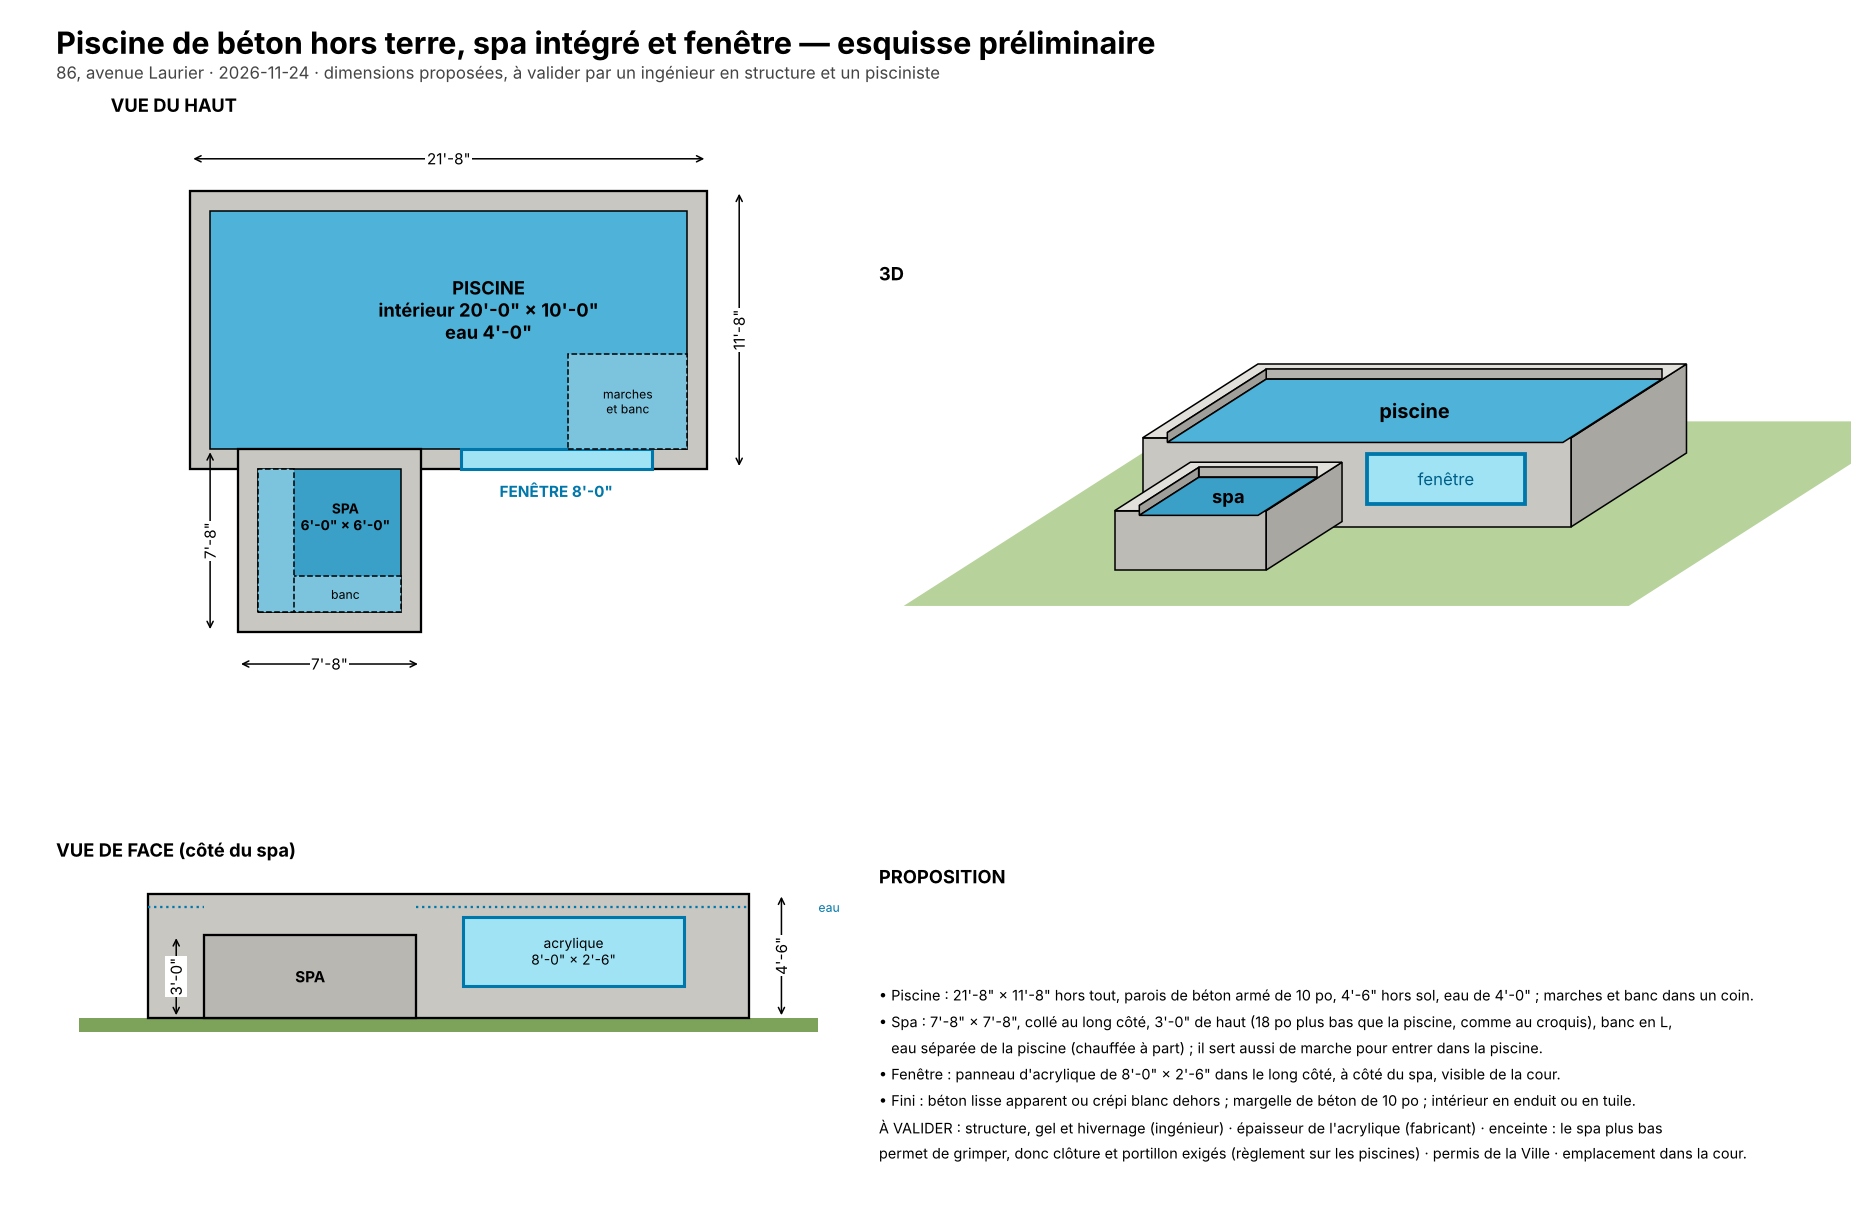

Write the Python code that produced this figure.
"""Esquisse préliminaire : piscine de béton hors terre, spa intégré, fenêtre dans la paroi (croquis du client, 2026-11-24).
Pouces. x le long de la piscine, y vers l'arrière (le spa est devant, y négatif), z depuis le sol. Sort esquisse.png."""
import matplotlib; matplotlib.use("Agg")
import matplotlib.pyplot as plt
from matplotlib.patches import Rectangle
from mpl_toolkits.mplot3d.art3d import Poly3DCollection

E = 10                       # épaisseur des parois
PL, PW, PH = 260, 140, 54    # piscine hors tout (21'-8" × 11'-8"), 4'-6" de haut
SX, SL, SH = 24, 92, 36      # spa : départ en x, côté hors tout (7'-8"), 3'-0" de haut
FX0, FX1, FZ0, FZ1 = 136, 232, 14, 44      # fenêtre : 8'-0" × 2'-6"
BET, EAU, VIT, SPA = "#c9c7c2", "#4fb3d9", "#9fe3f5", "#3aa0c8"
pp = lambda v: f"{int(v // 12)}'-{int(v % 12)}\""

fig = plt.figure(figsize=(17, 11), facecolor="white")
fig.suptitle("Piscine de béton hors terre, spa intégré et fenêtre — esquisse préliminaire", fontsize=20, fontweight="bold", x=0.03, ha="left")
fig.text(0.03, 0.935, "86, avenue Laurier · 2026-11-24 · dimensions proposées, à valider par un ingénieur en structure et un pisciniste", fontsize=11, color="#444")

# ---- plan
a = fig.add_axes([0.03, 0.42, 0.42, 0.48]); a.set_aspect("equal"); a.axis("off"); a.set_title("VUE DU HAUT", loc="left", fontweight="bold")
a.add_patch(Rectangle((0, 0), PL, PW, fc=BET, ec="k", lw=1.5)); a.add_patch(Rectangle((E, E), PL - 2 * E, PW - 2 * E, fc=EAU, ec="k"))
a.add_patch(Rectangle((SX, -SL + E), SL, SL, fc=BET, ec="k", lw=1.5)); a.add_patch(Rectangle((SX + E, -SL + 2 * E), SL - 2 * E, SL - 2 * E, fc=SPA, ec="k"))
a.add_patch(Rectangle((SX + E, -SL + 2 * E), SL - 2 * E, 18, fc="#7cc3dd", ec="k", ls="--")); a.add_patch(Rectangle((SX + E, -SL + 2 * E), 18, SL - 2 * E, fc="#7cc3dd", ec="k", ls="--"))
a.add_patch(Rectangle((FX0, 0), FX1 - FX0, E, fc=VIT, ec="#0077aa", lw=2))
a.add_patch(Rectangle((PL - E - 60, E), 60, 48, fc="#7cc3dd", ec="k", ls="--"))
a.text(PL / 2 + 20, PW / 2 + 10, f"PISCINE\nintérieur {pp(PL - 2 * E)} × {pp(PW - 2 * E)}\neau 4'-0\"", ha="center", va="center", fontsize=12, fontweight="bold")
a.text(SX + SL / 2 + 8, -SL / 2 + 22, f"SPA\n{pp(SL - 2 * E)} × {pp(SL - 2 * E)}", ha="center", va="center", fontsize=9, fontweight="bold")
a.text(SX + SL / 2 + 8, -SL + 2 * E + 9, "banc", ha="center", va="center", fontsize=8)
a.text((FX0 + FX1) / 2, -14, f"FENÊTRE {pp(FX1 - FX0)}", ha="center", color="#0077aa", fontweight="bold")
a.text(PL - E - 30, E + 24, "marches\net banc", ha="center", va="center", fontsize=8)
def cote(ax, x0, y0, x1, y1, t, d=0, rot=0):
    ax.annotate("", (x0, y0), (x1, y1), arrowprops=dict(arrowstyle="<->", lw=1))
    ax.text((x0 + x1) / 2 + (d if rot else 0), (y0 + y1) / 2 + (0 if rot else d), t, ha="center", va="center", rotation=rot, fontsize=10, bbox=dict(fc="white", ec="none", pad=1))
cote(a, 0, PW + 16, PL, PW + 16, pp(PL)); cote(a, PL + 16, 0, PL + 16, PW, pp(PW), rot=90)
cote(a, SX, -SL - 6, SX + SL, -SL - 6, pp(SL)); cote(a, SX - 14, -SL + E, SX - 14, E, pp(SL), rot=90)
a.set_xlim(-40, PL + 40); a.set_ylim(-SL - 25, PW + 35)

# ---- élévation avant
b = fig.add_axes([0.03, 0.06, 0.42, 0.30]); b.set_aspect("equal"); b.axis("off"); b.set_title("VUE DE FACE (côté du spa)", loc="left", fontweight="bold")
b.add_patch(Rectangle((-30, -6), PL + 60, 6, fc="#7da35a", ec="none")); b.add_patch(Rectangle((0, 0), PL, PH, fc=BET, ec="k", lw=1.5))
b.add_patch(Rectangle((FX0, FZ0), FX1 - FX0, FZ1 - FZ0, fc=VIT, ec="#0077aa", lw=2)); b.add_patch(Rectangle((SX, 0), SL, SH, fc="#b9b7b2", ec="k", lw=1.5))
b.plot([0, SX], [PH - 6] * 2, color="#0077aa", ls=":"); b.plot([SX + SL, PL], [PH - 6] * 2, color="#0077aa", ls=":"); b.text(PL + 30, PH - 6, "eau", va="center", fontsize=8, color="#0077aa")
b.text(SX + SL / 2, SH / 2, "SPA", ha="center", va="center", fontweight="bold"); b.text((FX0 + FX1) / 2, (FZ0 + FZ1) / 2, f"acrylique\n{pp(FX1 - FX0)} × {pp(FZ1 - FZ0)}", ha="center", va="center", fontsize=9)
cote(b, PL + 14, 0, PL + 14, PH, pp(PH), rot=90); cote(b, SX - 12, 0, SX - 12, SH, pp(SH), rot=90)
b.set_xlim(-40, PL + 40); b.set_ylim(-12, PH + 12)

# ---- 3D (projection cavalière dessinée à la main : fond vers le haut à droite ; du fond vers l'avant)
from matplotlib.patches import Polygon
c = fig.add_axes([0.47, 0.33, 0.52, 0.57]); c.set_aspect("equal"); c.axis("off"); c.set_title("3D", loc="left", fontweight="bold")
P = lambda x, y, z: (x + 0.5 * y, z + 0.32 * y)
def face(pts, col, **k):
    c.add_patch(Polygon([P(*p) for p in pts], closed=True, fc=col, ec=k.pop("ec", "k"), lw=k.pop("lw", 1), **k))
def cuve(x0, y0, x1, y1, h, col, eau, prof=6):
    face([(x1, y0, 0), (x1, y1, 0), (x1, y1, h), (x1, y0, h)], "#a9a7a2")                      # côté droit
    face([(x0, y0, 0), (x1, y0, 0), (x1, y0, h), (x0, y0, h)], col)                           # devant
    face([(x0, y0, h), (x1, y0, h), (x1, y1, h), (x0, y1, h)], "#e2e0da")                     # margelle
    a0, b0, a1, b1 = x0 + E, y0 + E, x1 - E, y1 - E
    face([(a0, b0, h), (a1, b0, h), (a1, b1, h), (a0, b1, h)], "#8f8d88")                     # intérieur (ombre)
    face([(a0, b1, h), (a1, b1, h), (a1, b1, h - prof), (a0, b1, h - prof)], "#b5b3ae")       # paroi du fond, au-dessus de l'eau
    face([(a0, b0, h), (a0, b1, h), (a0, b1, h - prof), (a0, b0, h - prof)], "#a09e99")       # paroi de gauche
    face([(a0, b0, h - prof), (a1, b0, h - prof), (a1, b1, h - prof), (a0, b1, h - prof)], eau)
c.add_patch(Polygon([P(-70, -150, 0), (P(PL + 110, -150, 0)), P(PL + 110, PW + 60, 0), P(-70, PW + 60, 0)], fc="#b7d39b", ec="none"))
cuve(0, 0, PL, PW, PH, BET, EAU)
face([(FX0, 0, FZ0), (FX1, 0, FZ0), (FX1, 0, FZ1), (FX0, 0, FZ1)], VIT, ec="#0077aa", lw=2.5)
cuve(SX, -SL + E, SX + SL, E, SH, "#bdbbb6", SPA)
c.text(*P(PL / 2, PW / 2, PH - 6), "piscine", ha="center", va="center", fontsize=13, fontweight="bold")
c.text(*P(SX + SL / 2, -SL / 2 + E, SH - 6), "spa", ha="center", va="center", fontsize=12, fontweight="bold")
c.text(*P((FX0 + FX1) / 2, 0, (FZ0 + FZ1) / 2), "fenêtre", ha="center", va="center", color="#005f88", fontsize=11)
c.set_xlim(-160, PL + 170); c.set_ylim(-70, PH + 90)

fig.text(0.47, 0.27, "PROPOSITION", fontweight="bold", fontsize=12)
fig.text(0.47, 0.035, "\n".join([
 f"• Piscine : {pp(PL)} × {pp(PW)} hors tout, parois de béton armé de {E} po, {pp(PH)} hors sol, eau de 4'-0\" ; marches et banc dans un coin.",
 f"• Spa : {pp(SL)} × {pp(SL)}, collé au long côté, {pp(SH)} de haut (18 po plus bas que la piscine, comme au croquis), banc en L,",
 "   eau séparée de la piscine (chauffée à part) ; il sert aussi de marche pour entrer dans la piscine.",
 f"• Fenêtre : panneau d'acrylique de {pp(FX1 - FX0)} × {pp(FZ1 - FZ0)} dans le long côté, à côté du spa, visible de la cour.",
 "• Fini : béton lisse apparent ou crépi blanc dehors ; margelle de béton de 10 po ; intérieur en enduit ou en tuile.",
 "À VALIDER : structure, gel et hivernage (ingénieur) · épaisseur de l'acrylique (fabricant) · enceinte : le spa plus bas",
 "permet de grimper, donc clôture et portillon exigés (règlement sur les piscines) · permis de la Ville · emplacement dans la cour."]),
 fontsize=9.5, va="bottom", linespacing=1.5)
fig.savefig("esquisse.png", dpi=110)
